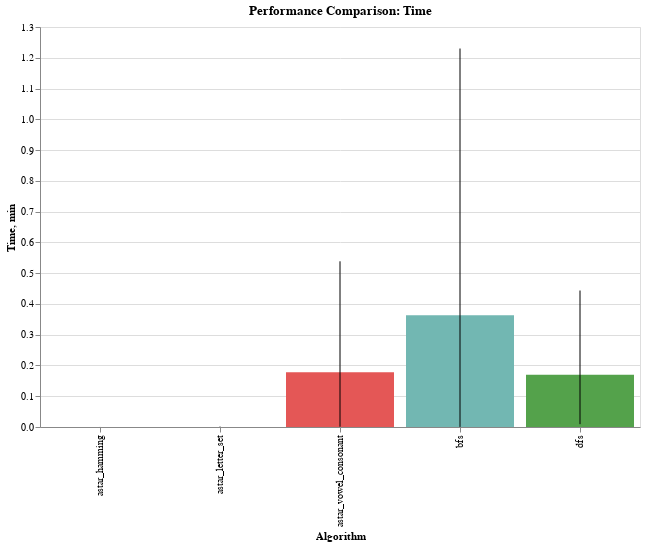

Notebook code for this chart:
### Code cell
create_performance_charts(custom_results, metric='time')

### Figure 1 — Vega-Lite specification as saved in the notebook (floating-point values rounded to 4 significant figures)
{"config": {"view": {"continuousWidth": 300, "continuousHeight": 300}}, "layer": [{"mark": {"type": "bar"}, "encoding": {"color": {"field": "algorithm", "legend": null, "type": "nominal"}, "x": {"field": "algorithm", "sort": null, "title": "Algorithm", "type": "nominal"}, "y": {"field": "mean", "title": "Time", "type": "quantitative"}}}, {"mark": {"type": "errorbar"}, "encoding": {"x": {"field": "algorithm", "type": "nominal"}, "y": {"field": "min", "type": "quantitative"}, "y2": {"field": "max"}}}], "data": {"name": "data-7710e7a564e52059a881a25e26b45b6e"}, "height": 400, "title": "Performance Comparison: Time", "width": 600, "$schema": "https://vega.github.io/schema/vega-lite/v5.20.1.json", "datasets": {"data-7710e7a564e52059a881a25e26b45b6e": [{"algorithm": "astar_hamming", "mean": 0.0001192, "median": 0.0001013, "std": 6.219e-05, "min": 5.102e-05, "max": 0.0002449}, {"algorithm": "astar_letter_set", "mean": 0.0003071, "median": 0.000162, "std": 0.000462, "min": 4.888e-05, "max": 0.001429}, {"algorithm": "astar_vowel_consonant", "mean": 0.1779, "median": 0.05526, "std": 0.2202, "min": 0.0009408, "max": 0.5385}, {"algorithm": "bfs", "mean": 0.3633, "median": 0.2176, "std": 0.4469, "min": 0.0002069, "max": 1.23}, {"algorithm": "dfs", "mean": 0.1699, "median": 0.1113, "std": 0.1455, "min": 0.009149, "max": 0.4436}]}}
